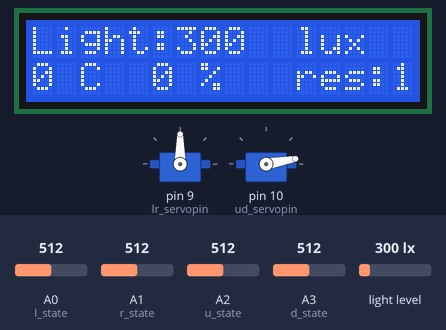
Bench run of a sketch on a simulated Arduino Uno, built with avr-gcc and run on an emulated ATmega328P. Parts: 2 × servo, 16×2 character LCD. The inputs (shaded band) are chosen by the test bench; at power-on: A0 (l_state) = 512, A3 (d_state) = 512, A1 (r_state) = 512, A2 (u_state) = 512, light level 300 lx.

Above: at 3.2 s.
3.3 s: A0 (l_state) set to 536
At 4.08 s:
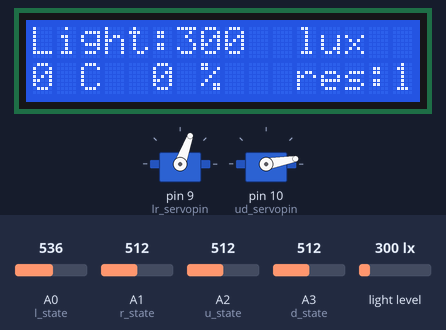
6.3 s: A3 (d_state) set to 538
At 6.58 s:
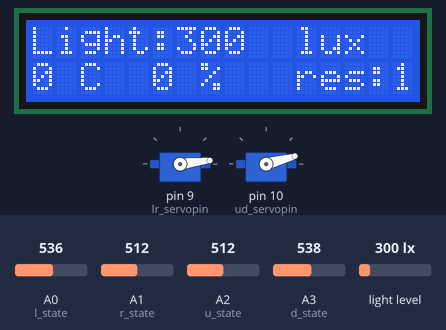
8.5 s: A1 (r_state) set to 716
At 8.95 s:
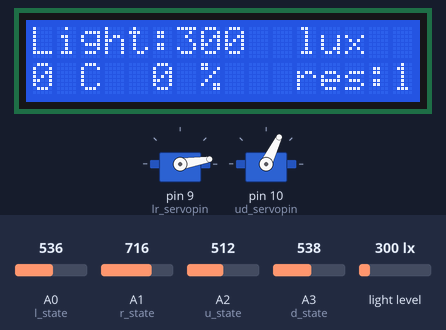
11.2 s: A2 (u_state) set to 539
At 11.49 s:
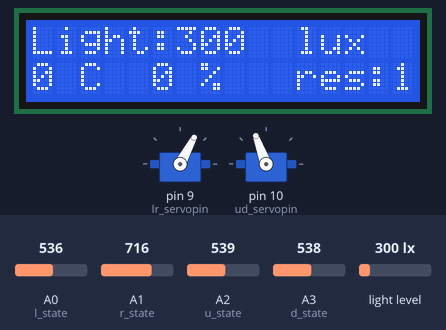
14.0 s: A2 (u_state) set to 716
At 14.29 s:
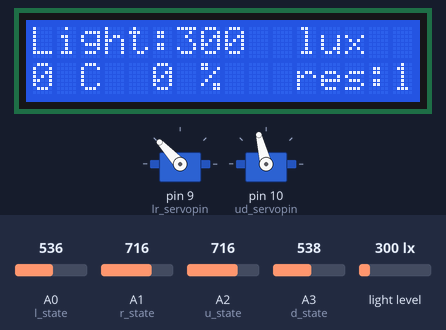
17.0 s: A1 (r_state) set to 306
At 17.42 s:
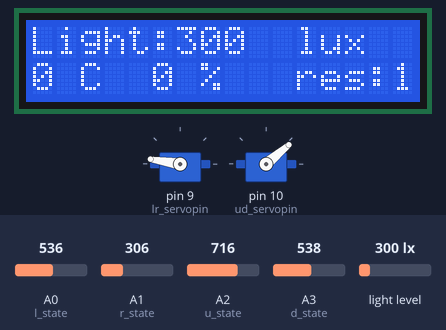
Timing chart, 0 to 20.7 s (numbered marks = the images above; inputs shaded):
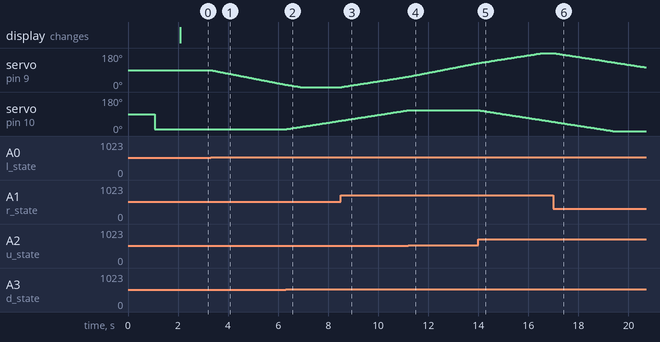

The sketch:

cod_panou_solar_explicat.ino
```cpp
#include <Wire.h>
#include <LiquidCrystal_I2C.h>
LiquidCrystal_I2C lcd(0x27, 16, 2);
//declarare ecran LCD

#include <BH1750.h>
BH1750 lightMeter;
//declarare senzor de intensitate lumina

#include <dht11.h>
dht11 DHT;
#define DHT11_PIN 7
//declarare senzor de umiditate si temperatura aer

#include <Servo.h>
Servo lr_servo; //declarare servo axa X
Servo ud_servo; //declarare servo axa Y

int lr_angle = 90; //declarare unghi initial servo axa X
int ud_angle = 10; //declarare unghi initial servo axa Y

int l_state = A0;
int r_state = A1;
int u_state = A2;
int d_state = A3;
//declarare pini voltaj servo

int buzzer = 6;  //declarare pin buzzer
int lr_servopin = 9; //declarare pin control servo axa X
int ud_servopin = 10; //declarare pin control servo axa Y
int buttonPin = 2; //declarare pin button

int error = 15; //declarare eroare
int accuracy = 1; //declarare acuratete

int light; //declarare variabila intensitate lumina
int temperature; //declarare variabila temperatura
int humidity; //declarare variabila umiditate

void setup() {
  Serial.begin(9600);
  Wire.begin();
  lightMeter.begin();
  //initializare senzor de intensitate lumina

  lr_servo.attach(lr_servopin); //setare pin de control servo axa X
  ud_servo.attach(ud_servopin); //setare pin de control servo axa Y
  pinMode(l_state, INPUT);
  pinMode(r_state, INPUT);
  pinMode(u_state, INPUT);
  pinMode(d_state, INPUT);

  lcd.init();
  lcd.backlight();
  //initializare ecran LCD

  lr_servo.write(lr_angle);
  delay(1000);
  //setare unghi initial servo axa X

  ud_servo.write(ud_angle);
  delay(1000);
  //setare unghi initial servo axa Y
}

void loop() {
  servo();
  //setare unghiuri servouri

  Light();
  //citire intensitate lumina

  Dht();
  //citire umiditate si temperatura aer

  LCD();
  //afisare date pe ecran LCD
}

void servo(){
  int L = analogRead(l_state);
  int R = analogRead(r_state);
  int U = analogRead(u_state);
  int D = analogRead(d_state);
  //citire voltaj

  if (abs(L - R) > error && L >= R)
  {
    //daca eroarea nu este in intervalul dorit si servoul este orientat spre dreapta

    lr_angle -= accuracy;
    //unghiul se ajusteaza

    if (lr_angle < 0) lr_angle = 0;
    //limitare unghi servo

    lr_servo.write(lr_angle);
    delay(10);
    //seteaza unghiul servoului
  }
  else if (abs(L - R) > error && L < R)
  {
    //daca eroarea nu este in intervalul dorit si servoul este orientat spre stanga

    lr_angle += accuracy;
    //unghiul se ajusteaza

    if (lr_angle > 180) lr_angle = 180;
    //limitare unghi servo

    lr_servo.write(lr_angle);
    delay(10);
    //seteaza unghiul servoului
  }
  else lr_servo.write(lr_angle); //altfel se seteaza unghiul servoului

  if (abs(U - D) > error && U >= D)
  {
    //daca eroarea nu este in intervalul dorit si servoul este orientat spre jos

    ud_angle -= accuracy;
    //unghiul se ajusteaza

    if (ud_angle < 0) ud_angle = 0;
    //limitare unghi servo

    ud_servo.write(ud_angle);
    delay(10);
    //seteaza unghiul servoului
  }
  else if (abs(U - D) > error && U < D)
  {
    //daca eroarea nu este in intervalul dorit si servoul este orientat spre stanga

    ud_angle += accuracy;
    //unghiul se ajusteaza

    if (ud_angle > 180) ud_angle = 180;
    //limitare unghi servo

    ud_servo.write(ud_angle);
    delay(10);
    //seteaza unghiul servoului
  }
  else ud_servo.write(ud_angle); //altfel se seteaza unghiul servoului
}

void LCD() {
  lcd.setCursor(0, 0);
  lcd.print("Light:");
  lcd.setCursor(6, 0);
  lcd.print(light);
  lcd.setCursor(11, 0);
  lcd.print("lux");
  //afisare intensitate lumina

  lcd.setCursor(0, 1);
  lcd.print(temperature);
  lcd.setCursor(2, 1);
  lcd.print("C");
  //afisare temperatura aer

  lcd.setCursor(5, 1);
  lcd.print(humidity);
  lcd.setCursor(7, 1);
  lcd.print("%");
  //afisare umiditate aer

  lcd.setCursor(11, 1);
  lcd.print("res:");
  lcd.setCursor(15, 1);
  lcd.print(accuracy);
  //afisare acuratete servouri
}

void Light(){
  light = lightMeter.readLightLevel();
  //citire intensitate lumina
}

void Dht(){
  temperature = DHT.temperature;
  //citire temperatura aer

  humidity = DHT.humidity;
  //citire umidiatte aer
}

void adjust_accuracy() {
  tone(buzzer, 800, 100);
  delay(10);
  //redare sunet prin buzzer

  if (!digitalRead(buttonPin))
  {
  if(accuracy < 5) accuracy++;
  else accuracy = 1;
  //modificare acuratete servouri
  }
}
```

Measured:
- the behaviour switches between 527 and 528 on A0 (l_state) (found by bisection; images 0 and 1)
- the behaviour switches between 527 and 528 on A3 (d_state) (found by bisection; images 1 and 2)
- the behaviour switches between 522 and 523 on A2 (u_state) (found by bisection; images 3 and 4)
- after the input at 3.3 s, servo on pin 9 (lr_servopin): moves from 90° to 12° over 3.0 s, starting at once
- after the input at 6.3 s, servo on pin 10 (ud_servopin): moves from 10° to 55° over 2.2 s, starting after 0.05 s
- after the input at 8.5 s, servo on pin 9 (lr_servopin): moves from 0° to 55° over 2.6 s, starting at once
- after the input at 11.2 s, servo on pin 10 (ud_servopin): stays 110° (without the input it goes to 111° after 0.04 s)
- after the input at 14.0 s, servo on pin 10 (ud_servopin): moves from 110° to 49° over 2.9 s, starting at once
- after the input at 17.0 s, servo on pin 9 (lr_servopin): moves from 180° to 104° over 3.7 s, starting at once
